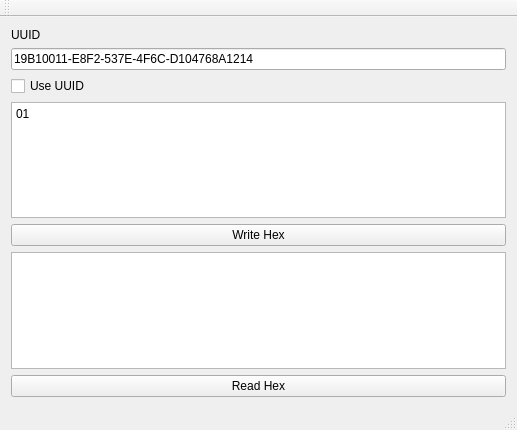
<?xml version="1.0" encoding="UTF-8"?>
<ui version="4.0">
 <class>MainWindow</class>
 <widget class="QMainWindow" name="MainWindow">
  <property name="geometry">
   <rect>
    <x>0</x>
    <y>0</y>
    <width>517</width>
    <height>430</height>
   </rect>
  </property>
  <property name="windowTitle">
   <string>BLE Client for Arduino</string>
  </property>
  <widget class="QWidget" name="centralWidget">
   <layout class="QGridLayout" name="gridLayout">
    <item row="0" column="0">
     <widget class="QLabel" name="lbl_uuid">
      <property name="text">
       <string>UUID</string>
      </property>
     </widget>
    </item>
    <item row="6" column="0">
     <widget class="QPushButton" name="readButton">
      <property name="text">
       <string>Read Hex</string>
      </property>
     </widget>
    </item>
    <item row="1" column="0">
     <widget class="QLineEdit" name="txt_uuid">
      <property name="text">
       <string>19B10011-E8F2-537E-4F6C-D104768A1214</string>
      </property>
     </widget>
    </item>
    <item row="5" column="0">
     <widget class="QTextEdit" name="receivedTextEdit">
      <property name="readOnly">
       <bool>true</bool>
      </property>
     </widget>
    </item>
    <item row="3" column="0">
     <widget class="QPlainTextEdit" name="sendTextEdit">
      <property name="plainText">
       <string>01</string>
      </property>
     </widget>
    </item>
    <item row="4" column="0">
     <layout class="QHBoxLayout" name="horizontalLayout_2">
      <item>
       <widget class="QPushButton" name="writeButton">
        <property name="text">
         <string>Write Hex</string>
        </property>
       </widget>
      </item>
     </layout>
    </item>
    <item row="2" column="0">
     <widget class="QCheckBox" name="chk_uuid">
      <property name="text">
       <string>Use UUID</string>
      </property>
     </widget>
    </item>
   </layout>
  </widget>
  <widget class="QMenuBar" name="menuBar">
   <property name="geometry">
    <rect>
     <x>0</x>
     <y>0</y>
     <width>517</width>
     <height>21</height>
    </rect>
   </property>
  </widget>
  <widget class="QToolBar" name="mainToolBar">
   <attribute name="toolBarArea">
    <enum>TopToolBarArea</enum>
   </attribute>
   <attribute name="toolBarBreak">
    <bool>false</bool>
   </attribute>
  </widget>
  <widget class="QStatusBar" name="statusBar"/>
 </widget>
 <layoutdefault spacing="6" margin="11"/>
 <resources/>
 <connections/>
</ui>
